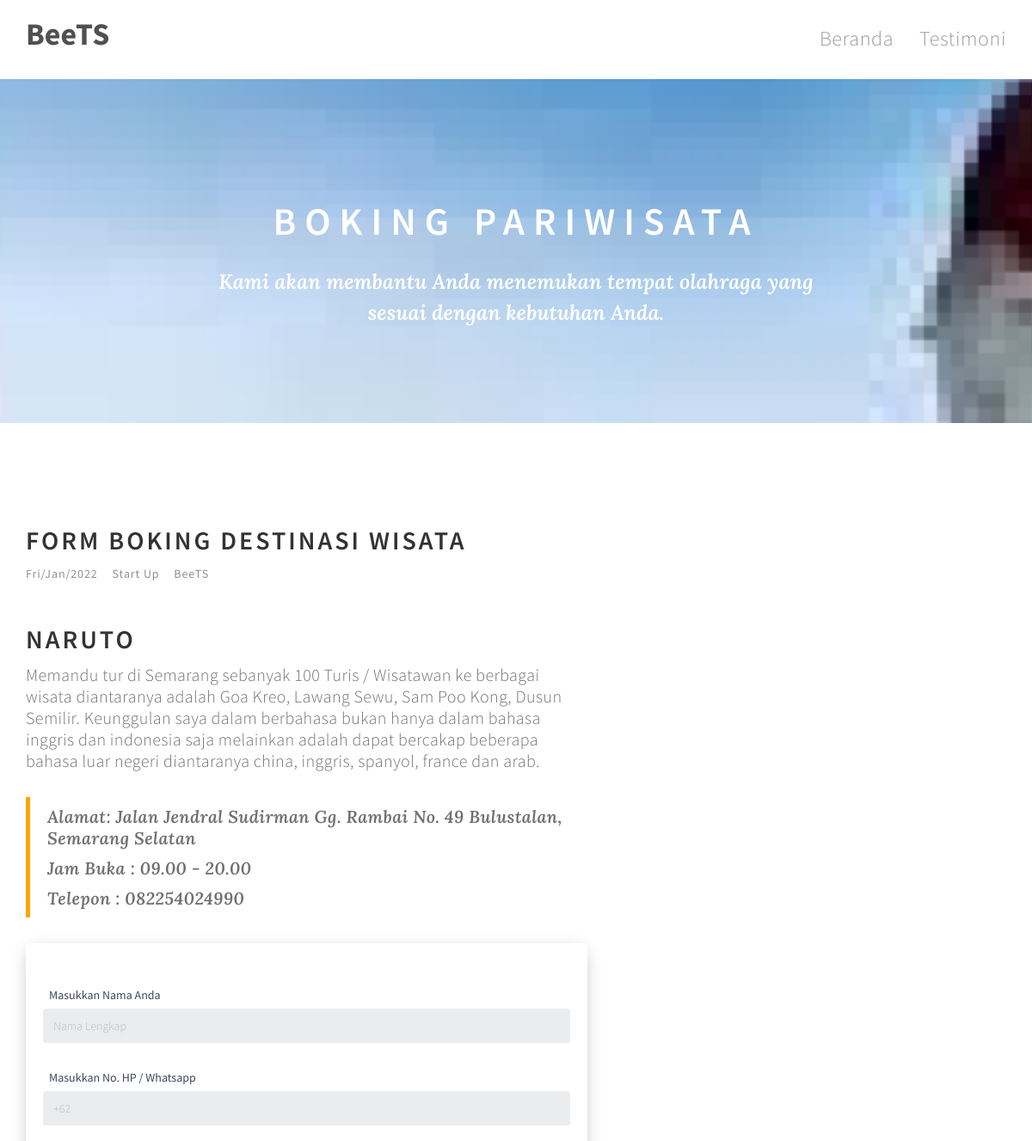
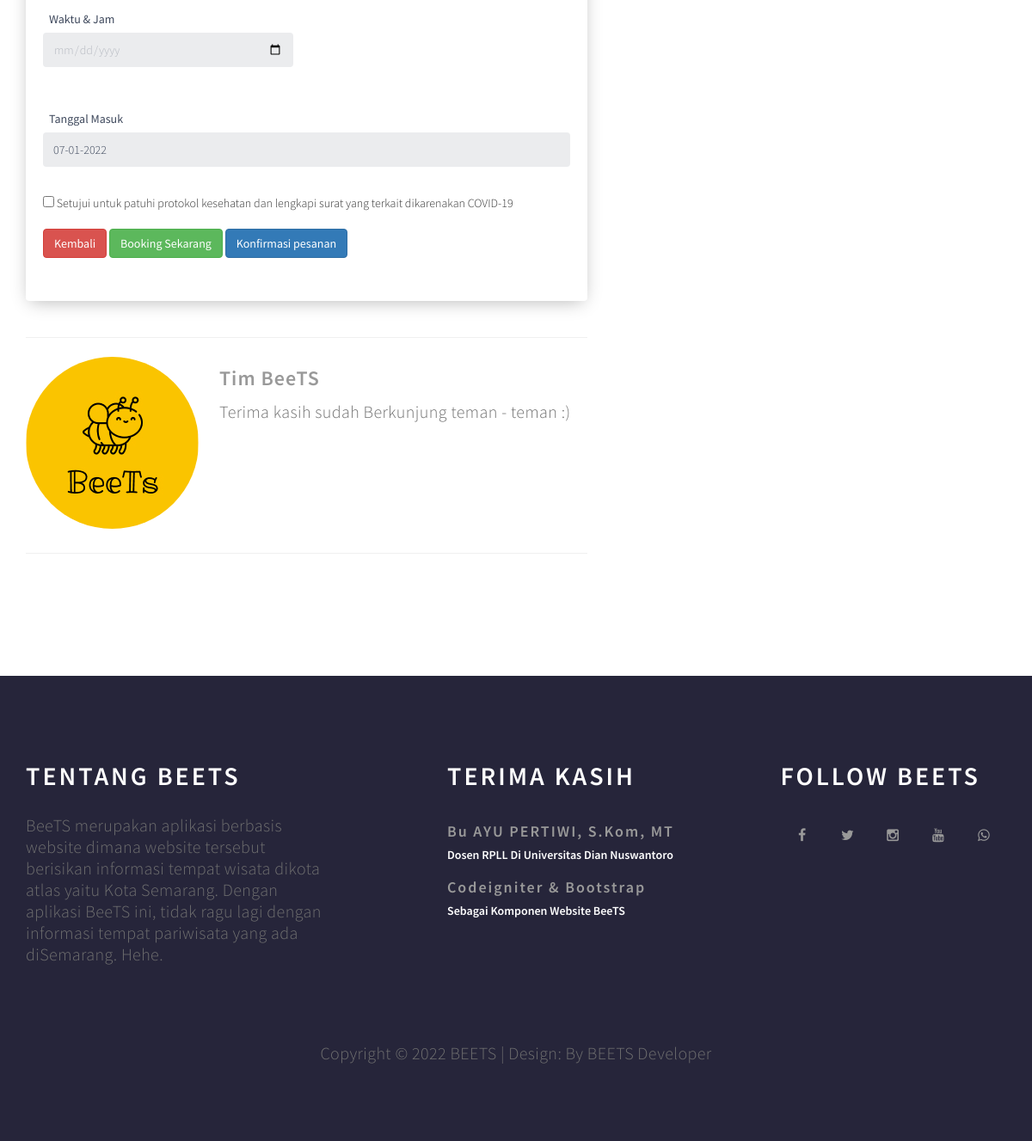
/Pemesanan/form/300, run on the app's committed database (2 pictures, top to bottom).
### tables this page shows
CREATE TABLE `agen` (
  `no_agen` int(30) NOT NULL,
  `nama` varchar(40) NOT NULL,
  `kategori` varchar(30) NOT NULL,
  `kontak` text NOT NULL,
  `fasilitas` text NOT NULL,
  `alamat` text NOT NULL
);

### application/controllers/Pemesanan.php (called while the page is built, shortened)
<?php
class Pemesanan extends CI_Controller
{
    public function form($pwl)
    {
        $this->load->model('Agen');
        $kirts['Agen'] = $this->Agen->Read();
        $dataPenunjuk = array( 'no_agen' => $pwl);
        $kirts['data'] = $this->Agen->Get( $dataPenunjuk);
        $this->load->view('booking/form',$kirts);
    }
}

### index.php (called while the page is built, shortened)
<?php
require_once BASEPATH.'core/CodeIgniter.php';

### application/models/Agen.php (called while the page is built, shortened)
<?php
class Agen extends CI_Model
{
    public function Read()
    {
        return $this->db->get('agen')->result_array();
    }
    public function Get($where)
    {
        $kirts = $this->db->get_where('agen', $where);
        return $kirts->result_array();
    }
}

### application/views/booking/form.php (the view, shortened to what this page needs)
<!DOCTYPE html>
<html lang="en">
<head>
	<link rel="stylesheet" href="<?php echo base_url('assets/kiky/css/style.css') ?>">
	<link rel="stylesheet" href="<?php echo base_url('assets/kiky/css/font-awesome.min.css') ?>">
	<link rel="stylesheet" href="<?php echo base_url('assets/kiky/css/animate.css') ?>">
	<link rel="stylesheet" href="<?php echo base_url('assets/kiky/css/bootstrap.min.css') ?>">
	<link rel="stylesheet" href="<?php echo base_url('assets/kiky/css/style.css') ?>">
	<link rel="stylesheet" href="<?php echo base_url('assets/css3/style.css') ?>">
</head>
<body>
<div class="navbar navbar-default navbar-static-top" role="navigation">
	<div class="container">
		<div class="navbar-header">
			<a href="index.html" class="navbar-brand">BeeTS</a>
		</div>
		<div class="collapse navbar-collapse">
			<ul class="nav navbar-nav navbar-right">
            <li><a href="<?= base_url();?>" class="smoothScroll">Beranda</a></li>
				<li><a href="<?= base_url('/#testimonial');?>" class="smoothScroll">Testimoni</a></li>
			</ul>
		</div>
	</div>
</div>
<section id="blog-header" class="parallax-section">
	<div class="container">
		<div class="row">
			<div class="col-md-offset-2 col-md-8 col-sm-12">
			<h1 class="wow fadeInUp" data-wow-delay="1.6s">Boking Pariwisata</h1>
				<h3 class="wow bounceIn" data-wow-delay="0.9s">Kami akan membantu Anda menemukan tempat olahraga yang sesuai dengan kebutuhan Anda.</h3>
			</div>
		</div>
	</div>
</section>
<section id="blog" class="parallax-section">
	<div class="container">
		<div class="row">
			<div class="col-md-26 col-sm-7">
				<div class="blog-content wow fadeInUp" data-wow-delay="1s">
                	<h2>Form Boking Destinasi Wisata</h2>
					<span class="meta-date"><a href="#"><?php echo date("D/M/Y") ?></a></span>
					<span class="meta-comments"><a href="#blog-comments">Start Up</a></span>
					<span class="meta-author"><a href="#blog-author">BeeTS</a></span>
                    <div class="blog-clear"></div>
                    <?php foreach($data as $d):?>
					<h2><?php echo $d['nama'];?></h2>
					<p><?php echo $d['fasilitas'];?></p>
					<blockquote>
						<p>Alamat: <?php echo $d['alamat'];?></p>
						<p>Jam Buka : 09.00 - 20.00</p>
						<p>Telepon : <?php echo $d['kontak'];?></p>
					</blockquote>
					<div class="col-md-29 col-sm-19">
						<div class="booking-form">
                            <form action="<?= base_url('pemesanan/verif_input_booking'); ?>" method="POST">
								<div class="form-group">
									<span for="nama" class="form-label">Masukkan Nama Anda</span>
									<input id="nama" class="form-control" type="text" name="nama" placeholder="Nama Lengkap" autocomplete="off" required>
								</div>
								<div class="form-group">
									<span for="hp" class="form-label">Masukkan No. HP / Whatsapp</span>
									<input id="hp" class="form-control" name="kontak" type="dialnumber" placeholder="+62" autocomplete="off" required>
								</div>
								<div class="row">
									<div class="col-sm-6">
										<div class="form-group">
											<span class="form-label">Waktu & Jam</span>
											<input id="hp" class="form-control" name="waktu" type="date" placeholder="+62" required>
										</div>
									</div>
								</div>
								<div class="form-group">
									<span for="tanggal" class="form-label">Tanggal Masuk</span>
									<input id="tanggal" class="form-control" name="tanggal" type="text" value="<?php echo date("d-m-Y"); ?>" readonly required>
								</div>
								<input type="checkbox" value="<?php $status = 1?>"> Setujui untuk patuhi  protokol kesehatan dan lengkapi surat yang terkait dikarenakan COVID-19<br>
								<br>
								<div class="form-btn">
									<a href="<?= base_url('pemesanan'); ?>" class="btn btn-danger"> Kembali</a>
									<?php if($status==1)
									{
										?>
										<button type="submit" class="btn btn-success">Booking Sekarang</button><?php
									}
									else
									{
										?>
										<button type="submit" class="btn btn-success" aria-readonly="true">Booking Sekarang</button><?php
									}?>
									<a href="https://api.whatsapp.com/send?phone=6285225245638&text=Hallo%20min%20saya%20ingin%20melakukan%20pembayaran%20BeeTs%0A%20Format%20Konfirmasi%20: %0A%0A%20Nama%20 : %0A%20Tanggal%20 %20masuk%20 : %0A%20No%20.%20Wa%20 :%0A%0A%20Terimakasih." class="btn btn-primary"> Konfirmasi pesanan</a>
								</div>
                            </form>
                            <?php endforeach?>
						</div>
					</div>
				</div>
				<div class="blog-author wow fadeInUp" data-wow-delay="1s">
					<div class="media">
						<div class="media-object pull-left">
							<a href="#"><img src="<?= base_url('assets/admin/img/anjay.jpg')?>" class="img-responsive img-circle" alt="blog"></a>
						</div>
						<div class="media-body">
							<h4 class="media-heading">Tim BeeTS</h4>
							<p>Terima kasih sudah Berkunjung teman - teman :)</p>
						</div>
					</div>
				</div>
			</div>
		</div>
	</div>
</section>
<footer>
	<div class="container">
		<div class="row">
			<div class="wow fadeInUp col-md-4 col-sm-4" data-wow-delay="0.6s">
			<h2>Tentang BeeTS</h2>
				<p>BeeTS merupakan aplikasi berbasis website dimana website tersebut berisikan informasi tempat wisata dikota atlas yaitu Kota Semarang. Dengan aplikasi BeeTS ini, tidak ragu lagi dengan informasi tempat pariwisata yang ada diSemarang. Hehe.</p>
			</div>
			<div class="wow fadeInUp col-md-5 col-sm-4" data-wow-delay="0.9s">
				<h2>Terima Kasih</h2>
				<div>
					<h4>Bu AYU PERTIWI, S.Kom, MT</h4>
					<h5>Dosen RPLL Di Universitas Dian Nuswantoro</h5>
				</div>
				<div>
					<h4>Codeigniter & Bootstrap</h4>
					<h5>Sebagai Komponen Website BeeTS</h5>
				</div>
			</div>
			<div class="wow fadeInUp col-md-3 col-sm-4" data-wow-delay="1s">
				<h2>Follow BeeTS</h2>
				<ul class="social-icon">
					<li><a href="#" class="fa fa-facebook wow fadeIn" data-wow-delay="1s"></a></li>
					<li><a href="#" class="fa fa-twitter wow fadeInUp" data-wow-delay="1.3s"></a></li>
					<li><a href="#" class="fa fa-instagram wow fadeIn" data-wow-delay="1.6s"></a></li>
					<li><a href="#" class="fa fa-youtube wow fadeInUp" data-wow-delay="1.9s"></a></li>
					<li><a href="#" class="fa fa-whatsapp wow fadeIn" data-wow-delay="2s"></a></li>
				</ul>
			</div>
			<div class="clearfix"></div>
			<div class="col-md-12 col-sm-12">
			<p class="copyright-text">Copyright &copy; <?php echo date("Y") ?> BEETS
                    | Design: By BEETS Developer</p>
			</div>
		</div>
	</div>
</footer>
</body>
</html>

### assets/kiky/css/style.css (style rules this page uses)
body { background: #ffffff; font-family: 'Source Sans Pro', sans-serif; font-style: normal; font-weight: 300; }
html,body { width: 100%; overflow-x: hidden; }
h1,h2,h3,h4,h5,h6, blockquote { font-weight: 600; }
h1 { font-size: 4.5rem; line-height: 6.5rem; letter-spacing: 10px; text-transform: uppercase; padding-top: 12px; }
h2 { font-size: 30px; letter-spacing: 3px; padding-bottom: 18px; text-transform: uppercase; }
#trainer h2, #newsletter h2, #blog h2, #price h2 { padding-bottom: 2px; }
blockquote, h3 { font-family: 'Lora', sans-serif; font-style: italic; }
h3 { line-height: 36px; }
h4 { color: #999; letter-spacing: 2px; margin-top: 22px; }
p { color: #707070; font-size: 20px; line-height: 25px; letter-spacing: 0.4px; }
a { text-decoration: none !important; outline: none; }
li { font-size: 18px; }
#trainer, #blog, #price { padding-top: 10rem; padding-bottom: 10rem; }
#home, #trainer, #newsletter, #price, #testimonial, #blog-header { text-align: center; }
.parallax-section { background-attachment: fixed !important; background-size: cover !important; }
.navbar-default { background: #ffffff; border-bottom: 2px solid #f9f9f9; box-shadow: none; margin: 0 !important; }
.navbar-default .navbar-brand { color: #505050; font-size: 36px; font-weight: bold; line-height: 50px; margin: 0; }
.navbar-default .navbar-nav li a { color: #999; font-size: 24px; font-weight: 300; line-height: 60px; letter-spacing: 0.6px; transition: all 0.4s ease-in-out; -webkit-transition: all 0.4s ease-in-out; -moz-transition: all 0.4s ease-in-out; -ms-transition: all 0.4s ease-in-out; }
#blog-header { background: url('../images/price-bg.jpg') 50% 0 repeat-y fixed; -webkit-background-size: cover; background-size: cover; background-position: bottom center; color: #ffffff; display: -webkit-box; display: -webkit-flex; display: -ms-flexbox; display: flex; -webkit-box-align: center; -webkit-align-items: center; -ms-flex-align: center; align-items: center; height: 50vh; }
#blog h4 { font-size: 24px; line-height: 26px; letter-spacing: 1px; padding-top: 0px; }
#blog .blog-content span a { color: #909090; letter-spacing: 0.9px; }
#blog .blog-content span { font-size: 14px; font-weight: 400; margin-right: 14px; }
#blog .blog-content blockquote { border-left-color: #ffa400; margin: 30px 0px; }
#blog .blog-author { border-top: 1px solid #f0f0f0; border-bottom: 1px solid #f0f0f0; padding-top: 22px; padding-bottom: 28px; margin-top: 42px; margin-bottom: 42px; }
#blog .blog-author h4 { padding-top: 12px; padding-bottom: 8px; }
#blog .recent-post .media .media-object, #blog .blog-author .media .media-object, #blog .blog-comment .media .media-object { margin-right: 14px; }
.blog-clear { clear: both; height: 30px; }
footer { background: #26253a; color: #ffffff; padding-top: 8rem; padding-bottom: 8rem; }
footer .col-md-5 { position: relative; left: 100px; }
footer .col-md-5 div { padding-top: 10px; }
footer h4 { margin-top: 0px; }
footer .copyright-text { padding-top: 80px; text-align: center; }
.social-icon { position: relative; padding: 0; margin: 0; }
.social-icon li { display: inline-block; list-style: none; }
.social-icon li a { color: #999; border-radius: 100px; font-size: 16px; text-decoration: none; transition: all 0.4s ease-in-out; width: 50px; height: 50px; line-height: 50px; text-align: center; vertical-align: middle; }
.booking-form { background-color: #fff; padding: 50px 20px; -webkit-box-shadow: 0px 5px 20px -5px rgba(0, 0, 0, 0.3); box-shadow: 0px 5px 20px -5px rgba(0, 0, 0, 0.3); border-radius: 4px; }
.booking-form .form-group { position: relative; margin-bottom: 30px; }
.booking-form .form-control { background-color: #ebecee; border-radius: 4px; border: none; height: 40px; -webkit-box-shadow: none; box-shadow: none; color: #3e485c; font-size: 14px; }
.booking-form .form-control::placeholder { color: rgba(62, 72, 92, 0.3); }
.booking-form input[type="date"].form-control:invalid { color: rgba(62, 72, 92, 0.3); }
.booking-form .form-label { display: inline-block; color: #3e485c; font-weight: 700; margin-bottom: 6px; margin-left: 7px; }

### data on the page
agen: nama "NARUTO", fasilitas "Memandu tur di Semarang sebanyak 100 Turis / Wisatawan ke berbagai wisata diantaranya adalah Goa Kreo, Lawang Sewu, Sam Poo Kong, Dusun Semilir. Keunggulan saya dalam berbahasa bukan hanya dalam bahasa inggris dan indonesia saja melainkan adalah dapat bercakap beberapa bahasa luar negeri diantaranya china, inggris, spanyol, france dan arab.", alamat "Jalan Jendral Sudirman Gg. Rambai No. 49 Bulustalan, Semarang Selatan", kontak "082254024990"
